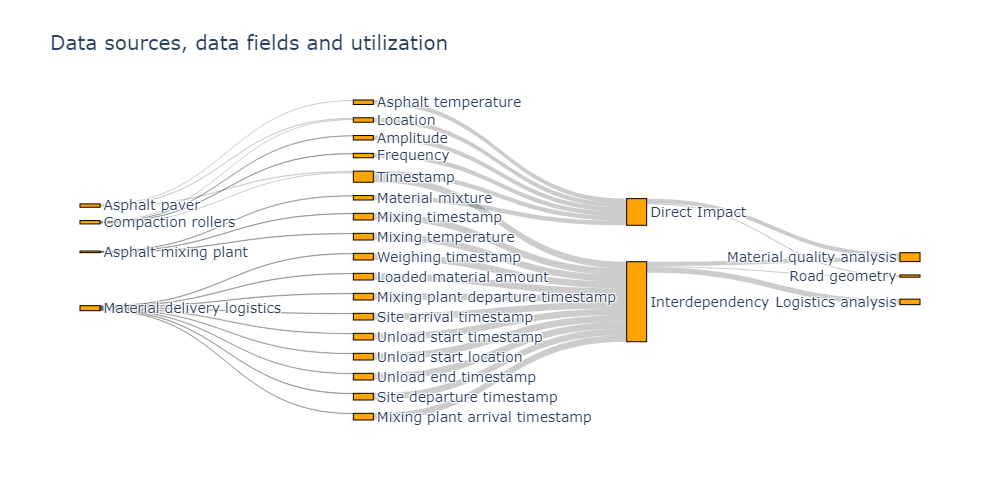

The Python source for this figure:
# %%
import plotly.graph_objects as go
import pandas as pd
from matplotlib import pyplot as plt

def get_sankey(data,path,value_col):
    sankey_data = {
    'label':[],
    'source': [],
    'target' : [],
    'value' : []
    }
    counter = 0
    while (counter < len(path) - 1):
        for parent in data[path[counter]].unique():
            sankey_data['label'].append(parent)
            for sub in data[data[path[counter]] == parent][path[counter+1]].unique():
                sankey_data['source'].append(sankey_data['label'].index(parent))
                sankey_data['label'].append(sub)
                sankey_data['target'].append(sankey_data['label'].index(sub))
                sankey_data['value'].append(data[data[path[counter+1]] == sub][value_col].sum())
                
        counter +=1
    return sankey_data
    
#%%
df = pd.read_csv("datasources.csv", sep=";")

my_sankey = get_sankey(df,['DS','DF','IM','UF'],'V')


fig = go.Figure(data=[go.Sankey(
    node = dict(
      pad = 50,
      thickness = 20,
      line = dict(color = "black", width = 1),
      label = my_sankey['label'],
      color = "orange"
    ),
    link = dict(
        source = my_sankey['source'],
        target = my_sankey['target'],
        value = my_sankey['value']
  ))])

fig.update_layout(title_text="Data sources, data fields and utilization", font_size=14, width = 1000)
fig.show()


fig.write_image("datasources.png") 

# %%
